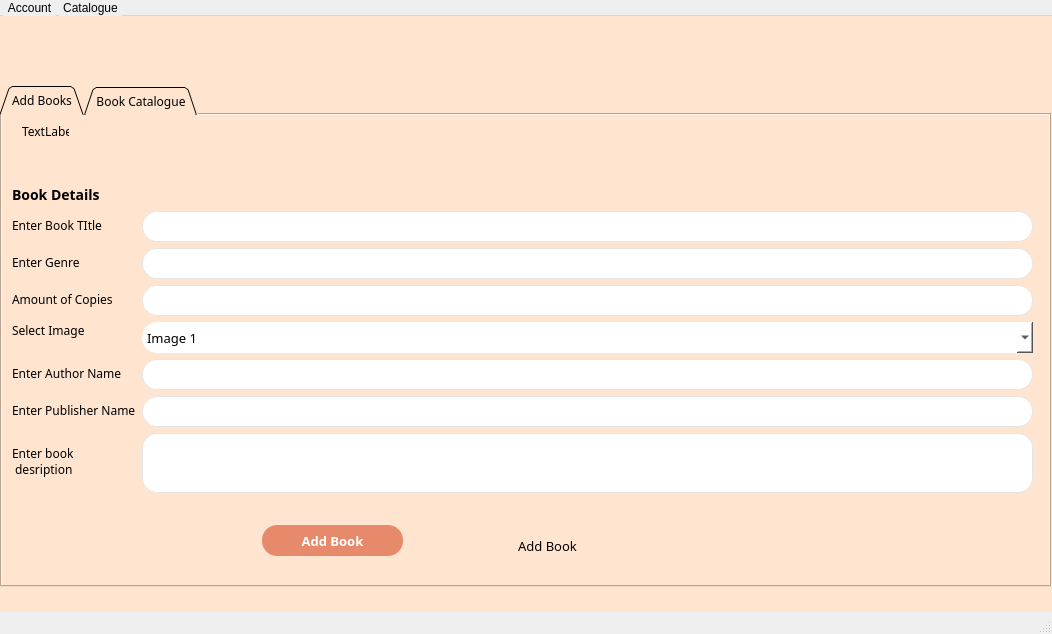
<?xml version="1.0" encoding="UTF-8"?>
<ui version="4.0">
 <class>adminEditCatalogue</class>
 <widget class="QMainWindow" name="adminEditCatalogue">
  <property name="geometry">
   <rect>
    <x>0</x>
    <y>0</y>
    <width>1052</width>
    <height>634</height>
   </rect>
  </property>
  <property name="minimumSize">
   <size>
    <width>1052</width>
    <height>634</height>
   </size>
  </property>
  <property name="maximumSize">
   <size>
    <width>1052</width>
    <height>634</height>
   </size>
  </property>
  <property name="windowTitle">
   <string>MainWindow</string>
  </property>
  <property name="styleSheet">
   <string notr="true">QMenuBar {
    background-color: qlineargradient(x1:0, y1:0, x2:0, y2:1,
                                      stop:0 lightgray, stop:1 darkgray);
    spacing: 3px; /* spacing between menu bar items */
}

QMenuBar::item {
    padding: 1px 4px;
    background: transparent;
    border-radius: 4px;
}

QMenuBar::item:selected { /* when selected using mouse or keyboard */
    background: #a8a8a8;
}

QMenuBar::item:pressed {
    background: #888888;
}</string>
  </property>
  <widget class="QWidget" name="centralwidget">
   <property name="styleSheet">
    <string notr="true">QWidget{
	background: #FFE5D0;
	font-family: Montserrat;
}

QLineEdit {
	border: 1px solid;
	border-radius: 15px;
	border-color: #e5e5e5;
	background-color: palette(base);
	padding: 0px 5px;
	font-size: 13px;
}

QPushButton {
	border-radius: 15px; 
	font-size: 13px;
}</string>
   </property>
   <widget class="QLabel" name="logoImage">
    <property name="geometry">
     <rect>
      <x>30</x>
      <y>20</y>
      <width>441</width>
      <height>61</height>
     </rect>
    </property>
    <property name="text">
     <string/>
    </property>
    <property name="pixmap">
     <pixmap resource="resources.qrc">:/resources/images/bblLogo.png</pixmap>
    </property>
   </widget>
   <widget class="QTabWidget" name="tabWidget">
    <property name="geometry">
     <rect>
      <x>0</x>
      <y>70</y>
      <width>1051</width>
      <height>501</height>
     </rect>
    </property>
    <property name="tabShape">
     <enum>QTabWidget::Triangular</enum>
    </property>
    <property name="currentIndex">
     <number>0</number>
    </property>
    <widget class="QWidget" name="tab">
     <attribute name="title">
      <string>Add Books</string>
     </attribute>
     <widget class="QPushButton" name="pushButton">
      <property name="geometry">
       <rect>
        <x>460</x>
        <y>410</y>
        <width>171</width>
        <height>41</height>
       </rect>
      </property>
      <property name="styleSheet">
       <string notr="true">QPushButton{
	
}</string>
      </property>
      <property name="text">
       <string>Add Book</string>
      </property>
     </widget>
     <widget class="QWidget" name="verticalLayoutWidget">
      <property name="geometry">
       <rect>
        <x>10</x>
        <y>70</y>
        <width>1021</width>
        <height>312</height>
       </rect>
      </property>
      <layout class="QVBoxLayout" name="verticalLayout">
       <item>
        <widget class="QLabel" name="label_6">
         <property name="sizePolicy">
          <sizepolicy hsizetype="Preferred" vsizetype="Fixed">
           <horstretch>0</horstretch>
           <verstretch>0</verstretch>
          </sizepolicy>
         </property>
         <property name="styleSheet">
          <string notr="true">QLabel{
	font-weight: bold;
	font-size: 14px;

}</string>
         </property>
         <property name="text">
          <string>Book Details</string>
         </property>
        </widget>
       </item>
       <item>
        <layout class="QFormLayout" name="formLayout">
         <item row="0" column="0">
          <widget class="QLabel" name="label_4">
           <property name="text">
            <string>Enter Book TItle</string>
           </property>
          </widget>
         </item>
         <item row="0" column="1">
          <widget class="QLineEdit" name="bookTitle">
           <property name="minimumSize">
            <size>
             <width>0</width>
             <height>31</height>
            </size>
           </property>
           <property name="text">
            <string/>
           </property>
          </widget>
         </item>
         <item row="1" column="0">
          <widget class="QLabel" name="label_5">
           <property name="text">
            <string>Enter Genre</string>
           </property>
          </widget>
         </item>
         <item row="1" column="1">
          <widget class="QLineEdit" name="bookGenre">
           <property name="minimumSize">
            <size>
             <width>0</width>
             <height>31</height>
            </size>
           </property>
          </widget>
         </item>
         <item row="2" column="0">
          <widget class="QLabel" name="label_13">
           <property name="text">
            <string>Amount of Copies</string>
           </property>
          </widget>
         </item>
         <item row="2" column="1">
          <widget class="QLineEdit" name="bookCopies">
           <property name="minimumSize">
            <size>
             <width>0</width>
             <height>31</height>
            </size>
           </property>
          </widget>
         </item>
         <item row="3" column="0">
          <widget class="QLabel" name="label_14">
           <property name="sizePolicy">
            <sizepolicy hsizetype="Fixed" vsizetype="Fixed">
             <horstretch>0</horstretch>
             <verstretch>0</verstretch>
            </sizepolicy>
           </property>
           <property name="maximumSize">
            <size>
             <width>73</width>
             <height>16777215</height>
            </size>
           </property>
           <property name="text">
            <string>Select Image</string>
           </property>
          </widget>
         </item>
         <item row="3" column="1">
          <widget class="QComboBox" name="selectedImage">
           <property name="minimumSize">
            <size>
             <width>0</width>
             <height>31</height>
            </size>
           </property>
           <property name="styleSheet">
            <string notr="true">QComboBox {
border-radius: 15px;
background-color: palette(base);
font-size: 13px;
}
</string>
           </property>
           <item>
            <property name="text">
             <string>Image 1</string>
            </property>
           </item>
           <item>
            <property name="text">
             <string>Image 2</string>
            </property>
           </item>
           <item>
            <property name="text">
             <string>Image 3</string>
            </property>
           </item>
          </widget>
         </item>
         <item row="6" column="1">
          <widget class="QLineEdit" name="bookDescription">
           <property name="sizePolicy">
            <sizepolicy hsizetype="Preferred" vsizetype="Preferred">
             <horstretch>0</horstretch>
             <verstretch>0</verstretch>
            </sizepolicy>
           </property>
           <property name="minimumSize">
            <size>
             <width>0</width>
             <height>60</height>
            </size>
           </property>
           <property name="styleSheet">
            <string notr="true">QLineEdit {
	padding: 5px;
}</string>
           </property>
           <property name="alignment">
            <set>Qt::AlignLeading|Qt::AlignLeft|Qt::AlignTop</set>
           </property>
          </widget>
         </item>
         <item row="6" column="0">
          <widget class="QLabel" name="label_16">
           <property name="sizePolicy">
            <sizepolicy hsizetype="Preferred" vsizetype="Preferred">
             <horstretch>0</horstretch>
             <verstretch>0</verstretch>
            </sizepolicy>
           </property>
           <property name="minimumSize">
            <size>
             <width>0</width>
             <height>0</height>
            </size>
           </property>
           <property name="maximumSize">
            <size>
             <width>16777185</width>
             <height>16777215</height>
            </size>
           </property>
           <property name="text">
            <string>Enter book 
 desription</string>
           </property>
          </widget>
         </item>
         <item row="4" column="0">
          <widget class="QLabel" name="label_20">
           <property name="sizePolicy">
            <sizepolicy hsizetype="Preferred" vsizetype="Preferred">
             <horstretch>0</horstretch>
             <verstretch>0</verstretch>
            </sizepolicy>
           </property>
           <property name="minimumSize">
            <size>
             <width>0</width>
             <height>0</height>
            </size>
           </property>
           <property name="maximumSize">
            <size>
             <width>16777185</width>
             <height>16777215</height>
            </size>
           </property>
           <property name="text">
            <string>Enter Author Name</string>
           </property>
          </widget>
         </item>
         <item row="4" column="1">
          <widget class="QLineEdit" name="bookAuthor">
           <property name="sizePolicy">
            <sizepolicy hsizetype="Preferred" vsizetype="Preferred">
             <horstretch>0</horstretch>
             <verstretch>0</verstretch>
            </sizepolicy>
           </property>
           <property name="minimumSize">
            <size>
             <width>0</width>
             <height>31</height>
            </size>
           </property>
          </widget>
         </item>
         <item row="5" column="0">
          <widget class="QLabel" name="label_21">
           <property name="sizePolicy">
            <sizepolicy hsizetype="Preferred" vsizetype="Preferred">
             <horstretch>0</horstretch>
             <verstretch>0</verstretch>
            </sizepolicy>
           </property>
           <property name="minimumSize">
            <size>
             <width>0</width>
             <height>0</height>
            </size>
           </property>
           <property name="maximumSize">
            <size>
             <width>16777185</width>
             <height>16777215</height>
            </size>
           </property>
           <property name="text">
            <string>Enter Publisher Name</string>
           </property>
          </widget>
         </item>
         <item row="5" column="1">
          <widget class="QLineEdit" name="bookPublisher">
           <property name="sizePolicy">
            <sizepolicy hsizetype="Preferred" vsizetype="Preferred">
             <horstretch>0</horstretch>
             <verstretch>0</verstretch>
            </sizepolicy>
           </property>
           <property name="minimumSize">
            <size>
             <width>0</width>
             <height>31</height>
            </size>
           </property>
          </widget>
         </item>
        </layout>
       </item>
      </layout>
     </widget>
     <widget class="QLabel" name="label">
      <property name="geometry">
       <rect>
        <x>20</x>
        <y>10</y>
        <width>47</width>
        <height>13</height>
       </rect>
      </property>
      <property name="text">
       <string>TextLabel</string>
      </property>
     </widget>
     <widget class="QPushButton" name="confirmBookDetails">
      <property name="geometry">
       <rect>
        <x>260</x>
        <y>410</y>
        <width>141</width>
        <height>31</height>
       </rect>
      </property>
      <property name="styleSheet">
       <string notr="true">QPushButton {
background-color: #E78A6B;
color:  #fff;
font-weight: 500;
}

QPushButton:hover {
background-color: rgba(231, 138, 107, 0.8);
}

QPushButton:pressed {
background-color: rgb(196, 116, 90);
}</string>
      </property>
      <property name="text">
       <string>Add Book</string>
      </property>
     </widget>
     <widget class="QWidget" name="gridLayoutWidget">
      <property name="geometry">
       <rect>
        <x>730</x>
        <y>390</y>
        <width>160</width>
        <height>80</height>
       </rect>
      </property>
      <layout class="QGridLayout" name="gridLayout"/>
     </widget>
    </widget>
    <widget class="QWidget" name="tab_2">
     <attribute name="title">
      <string>Book Catalogue</string>
     </attribute>
    </widget>
   </widget>
  </widget>
  <widget class="QMenuBar" name="menubar">
   <property name="geometry">
    <rect>
     <x>0</x>
     <y>0</y>
     <width>1052</width>
     <height>18</height>
    </rect>
   </property>
   <widget class="QMenu" name="menuAccount">
    <property name="title">
     <string>Account</string>
    </property>
   </widget>
   <widget class="QMenu" name="menuCatalogue">
    <property name="title">
     <string>Catalogue</string>
    </property>
   </widget>
   <addaction name="menuAccount"/>
   <addaction name="menuCatalogue"/>
  </widget>
  <widget class="QStatusBar" name="statusbar"/>
 </widget>
 <resources>
  <include location="resources.qrc"/>
 </resources>
 <connections/>
</ui>
